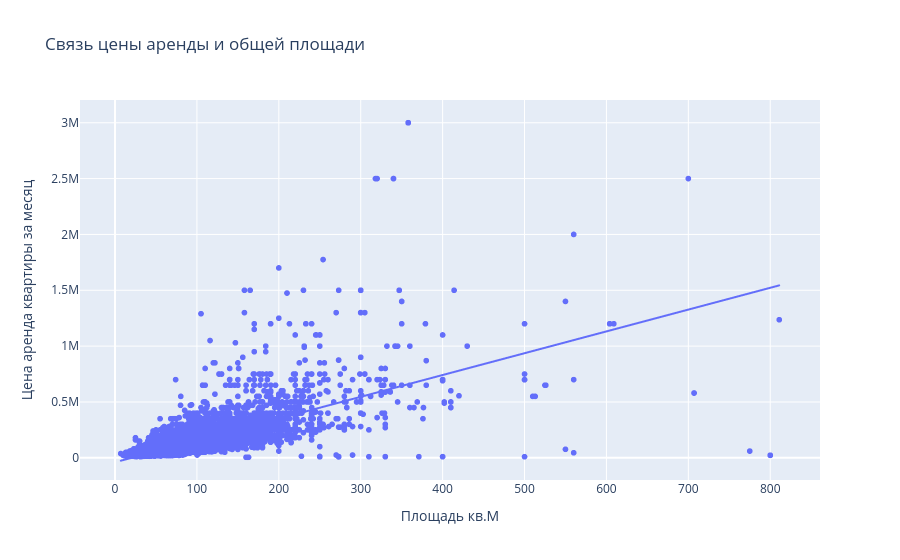

The cell this chart's notebook holds for it:
### Code cell
fig = px.scatter(df, x='square_meter', y='price_per_month',
                trendline='ols',
                title='Связь цены аренды и общей площади',
                labels={'square_meter':'Площадь кв.М', 'price_per_month':'Цена аренда квартиры за месяц'},
                hover_data=['room_count','subway'])
fig.show()

### Figure 1 — Plotly figure (JSON) as saved in the notebook; plotly's stock layout.template omitted (floating-point values rounded to 4 significant figures; data arrays with more than 128 entries replaced by an {"elided": "..."} marker saying what was removed)
{"data": [{"customdata": {"elided": "23368x2 mixed values"}, "hovertemplate": "Площадь кв.М=%{x}<br>Цена аренда квартиры за месяц=%{y}<br>room_count=%{customdata[0]}<br>subway=%{customdata[1]}<extra></extra>", "legendgroup": "", "marker": {"color": "#636efa", "symbol": "circle"}, "mode": "markers", "name": "", "showlegend": false, "type": "scattergl", "x": {"elided": "23368 float values"}, "xaxis": "x", "y": {"elided": "23368 int values"}, "yaxis": "y"}, {"hovertemplate": "<b>OLS trendline</b><br>price_per_month = 1952.55 * square_meter + -39763.8<br>R<sup>2</sup>=0.552287<br><br>Площадь кв.М=%{x}<br>Цена аренда квартиры за месяц=%{y} <b>(trend)</b><extra></extra>", "legendgroup": "", "marker": {"color": "#636efa", "symbol": "circle"}, "mode": "lines", "name": "", "showlegend": false, "type": "scattergl", "x": {"elided": "23368 float values"}, "xaxis": "x", "y": {"elided": "23368 float values"}, "yaxis": "y"}], "layout": {"legend": {"tracegroupgap": 0}, "title": {"text": "Связь цены аренды и общей площади"}, "xaxis": {"anchor": "y", "domain": [0, 1], "title": {"text": "Площадь кв.М"}}, "yaxis": {"anchor": "x", "domain": [0, 1], "title": {"text": "Цена аренда квартиры за месяц"}}}}
